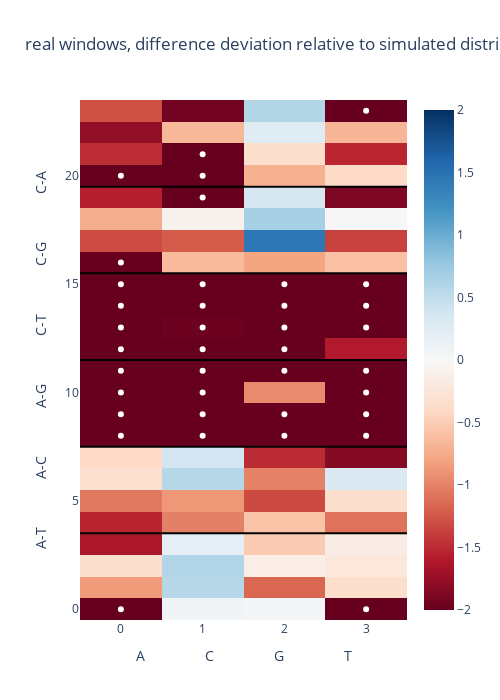

Write notebook code for a chart like this one.
### Code cell
threshold= -1.96

real_dists= [(x - np.mean(sim_mut_means)) / np.std(sim_mut_means) for x in mut_means]
real_dists= np.array(real_dists)
real_dist_grid= real_dists.reshape(shape_muts)

sig_idx= np.where(real_dist_grid < threshold)

from plotly.subplots import make_subplots
from plotly import tools

fig = [go.Heatmap(
    z= [list(x) for x in real_dist_grid],
    zmin= -2,
    zmax= 2,
    text= labels,
    type = 'heatmap',
    colorscale= 'RdBu'
)]

sig_fig= sig_idx


if sum([len(x) for x in sig_fig]):
    
    fig.append(go.Scatter(x= [int(x) for x in sig_fig[1]], y= [int(x) for x in sig_fig[0]],
     mode='markers',line =dict(color='white',width=3),showlegend= False))

for line in range(1,6):
    fig.append(go.Scatter(x= [-.5,3.5], y= [-.5 + 4 * line] * 2,
         mode='lines',line =dict(color='black',width=2),showlegend= False))


layout= go.Layout(
    yaxis= dict(range=[-.5, 23.5], 
                          title= 'A-T{}A-C{}A-G{}C-T{}C-G{}C-A'.format(*['\t'*12]*5)),
    xaxis= dict(title= 'A{}C{}G{}T'.format(*['\t'*15]*3),
               range= [-.5,3.5])
)

fig= go.Figure(data=fig, layout=layout)

fig['layout'].update(title= 'real windows, difference deviation relative to simulated distribution.',width= 500, height= 700)
iplot(fig)

### Figure 1 — Plotly figure (JSON) as saved in the notebook; plotly's stock layout.template omitted (floating-point values rounded to 4 significant figures)
{"data": [{"colorscale": [[0, "rgb(103,0,31)"], [0.1, "rgb(178,24,43)"], [0.2, "rgb(214,96,77)"], [0.3, "rgb(244,165,130)"], [0.4, "rgb(253,219,199)"], [0.5, "rgb(247,247,247)"], [0.6, "rgb(209,229,240)"], [0.7, "rgb(146,197,222)"], [0.8, "rgb(67,147,195)"], [0.9, "rgb(33,102,172)"], [1, "rgb(5,48,97)"]], "text": [["AAA_T", "AAC_T", "AAG_T", "AAT_T"], ["CAA_T", "CAC_T", "CAG_T", "CAT_T"], ["GAA_T", "GAC_T", "GAG_T", "GAT_T"], ["TAA_T", "TAC_T", "TAG_T", "TAT_T"], ["AAA_C", "AAC_C", "AAG_C", "AAT_C"], ["CAA_C", "CAC_C", "CAG_C", "CAT_C"], ["GAA_C", "GAC_C", "GAG_C", "GAT_C"], ["TAA_C", "TAC_C", "TAG_C", "TAT_C"], ["AAA_G", "AAC_G", "AAG_G", "AAT_G"], ["CAA_G", "CAC_G", "CAG_G", "CAT_G"], ["GAA_G", "GAC_G", "GAG_G", "GAT_G"], ["TAA_G", "TAC_G", "TAG_G", "TAT_G"], ["ACA_T", "ACC_T", "ACG_T", "ACT_T"], ["CCA_T", "CCC_T", "CCG_T", "CCT_T"], ["GCA_T", "GCC_T", "GCG_T", "GCT_T"], ["TCA_T", "TCC_T", "TCG_T", "TCT_T"], ["ACA_G", "ACC_G", "ACG_G", "ACT_G"], ["CCA_G", "CCC_G", "CCG_G", "CCT_G"], ["GCA_G", "GCC_G", "GCG_G", "GCT_G"], ["TCA_G", "TCC_G", "TCG_G", "TCT_G"], ["ACA_A", "ACC_A", "ACG_A", "ACT_A"], ["CCA_A", "CCC_A", "CCG_A", "CCT_A"], ["GCA_A", "GCC_A", "GCG_A", "GCT_A"], ["TCA_A", "TCC_A", "TCG_A", "TCT_A"]], "type": "heatmap", "z": [[-2.023, 0.06376, 0.03503, -2.066], [-0.8595, 0.5789, -1.162, -0.3498], [-0.3352, 0.6032, -0.1416, -0.2344], [-1.633, 0.1927, -0.5213, -0.1539], [-1.528, -1.014, -0.5774, -1.098], [-1.059, -0.8775, -1.318, -0.3438], [-0.3211, 0.571, -1.006, 0.2961], [-0.4009, 0.3917, -1.497, -1.839], [-2.811, -2.716, -3.142, -2.682], [-4.246, -3.898, -3.881, -4.431], [-2.912, -2.506, -0.9574, -2.893], [-3.68, -2.09, -2.875, -3.197], [-2.433, -2.189, -4.557, -1.592], [-3.55, -1.976, -2.693, -2.899], [-3.172, -4.427, -4.806, -2.135], [-3.338, -2.017, -2.912, -2.855], [-2.194, -0.6397, -0.7916, -0.5981], [-1.309, -1.223, 1.449, -1.368], [-0.734, -0.06704, 0.667, 0.01544], [-1.566, -2.301, 0.3456, -1.885], [-2.233, -2.389, -0.7137, -0.3975], [-1.483, -2.043, -0.3533, -1.521], [-1.768, -0.6695, 0.2464, -0.6738], [-1.289, -1.938, 0.5896, -2.751]], "zmax": 2, "zmin": -2}, {"line": {"color": "white", "width": 3}, "mode": "markers", "showlegend": false, "type": "scatter", "x": [0, 3, 0, 1, 2, 3, 0, 1, 2, 3, 0, 1, 3, 0, 1, 2, 3, 0, 1, 2, 0, 1, 2, 3, 0, 1, 2, 3, 0, 1, 2, 3, 0, 1, 0, 1, 1, 3], "y": [0, 0, 8, 8, 8, 8, 9, 9, 9, 9, 10, 10, 10, 11, 11, 11, 11, 12, 12, 12, 13, 13, 13, 13, 14, 14, 14, 14, 15, 15, 15, 15, 16, 19, 20, 20, 21, 23]}, {"line": {"color": "black", "width": 2}, "mode": "lines", "showlegend": false, "type": "scatter", "x": [-0.5, 3.5], "y": [3.5, 3.5]}, {"line": {"color": "black", "width": 2}, "mode": "lines", "showlegend": false, "type": "scatter", "x": [-0.5, 3.5], "y": [7.5, 7.5]}, {"line": {"color": "black", "width": 2}, "mode": "lines", "showlegend": false, "type": "scatter", "x": [-0.5, 3.5], "y": [11.5, 11.5]}, {"line": {"color": "black", "width": 2}, "mode": "lines", "showlegend": false, "type": "scatter", "x": [-0.5, 3.5], "y": [15.5, 15.5]}, {"line": {"color": "black", "width": 2}, "mode": "lines", "showlegend": false, "type": "scatter", "x": [-0.5, 3.5], "y": [19.5, 19.5]}], "layout": {"height": 700, "title": {"text": "real windows, difference deviation relative to simulated distribution."}, "width": 500, "xaxis": {"range": [-0.5, 3.5], "title": {"text": "A\t\t\t\t\t\t\t\t\t\t\t\t\t\t\tC\t\t\t\t\t\t\t\t\t\t\t\t\t\t\tG\t\t\t\t\t\t\t\t\t\t\t\t\t\t\tT"}}, "yaxis": {"range": [-0.5, 23.5], "title": {"text": "A-T\t\t\t\t\t\t\t\t\t\t\t\tA-C\t\t\t\t\t\t\t\t\t\t\t\tA-G\t\t\t\t\t\t\t\t\t\t\t\tC-T\t\t\t\t\t\t\t\t\t\t\t\tC-G\t\t\t\t\t\t\t\t\t\t\t\tC-A"}}}}
